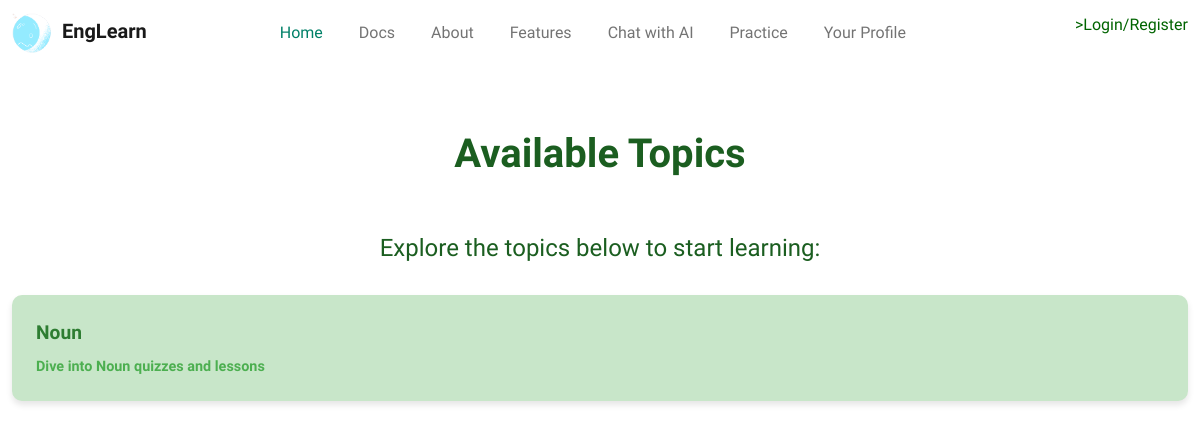
The page /topic on the database as committed earlier.
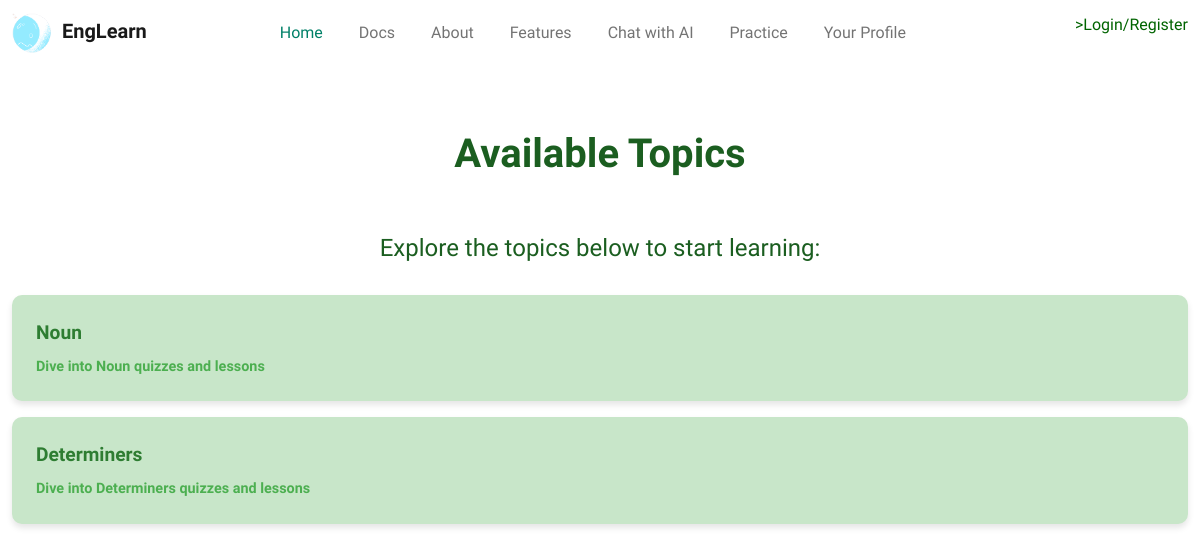
The same page on the database as committed later.
### Home/models.py (models this page shows, shortened)
class Topic(models.Model):
    name = models.CharField(max_length=100)
    description = models.TextField()

### Home/views.py (the view)
# urls.py: path('topic', topic_list, name='topic_list'),
def topic_list(request):
    topics = Topic.objects.all()
    return render(request, 'topic_list.html', {'topics': topics})

### templates/topic_list.html (shortened to what this page needs)
{% extends "base.html" %}
{% load static %}
{% block content %}
<!DOCTYPE html>
<html lang="en">
<head>
</head>
<body>
    {% include "nav.html" %}
    <div class="container">
        <h1 data-aos="fade-down">Available Topics</h1>
        <h2 data-aos="fade-up">Explore the topics below to start learning:</h2>
        <ul class="topic-list">
            {% for topic in topics %}
                <li data-aos="fade-up">
                    <a href="{% url 'quiz_list' topic.id %}">
                        {{ topic.name }}
                        <div class="description">Dive into {{ topic.name }} quizzes and lessons</div>
                    </a>
                </li>
            {% endfor %}
        </ul>
    </div>
</body>
</html>
{% endblock %}

Rows that differ between the two databases and show on the page:
added Topic: name "Determiners"
